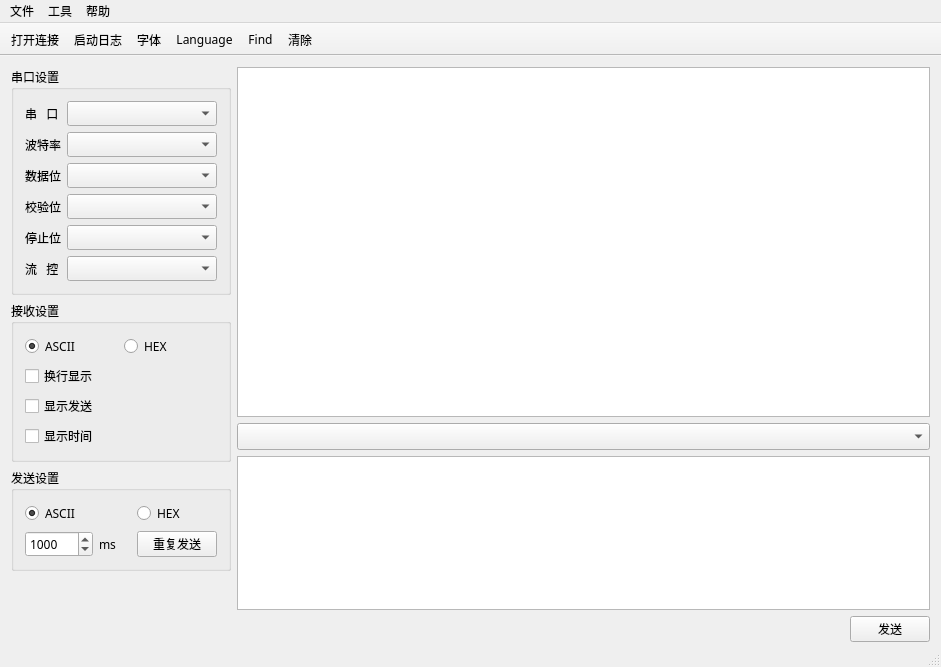
<?xml version="1.0" encoding="UTF-8"?>
<ui version="4.0">
 <class>MainWindow</class>
 <widget class="QMainWindow" name="MainWindow">
  <property name="geometry">
   <rect>
    <x>0</x>
    <y>0</y>
    <width>941</width>
    <height>667</height>
   </rect>
  </property>
  <property name="font">
   <font>
    <family>微软雅黑</family>
    <pointsize>9</pointsize>
   </font>
  </property>
  <property name="windowTitle">
   <string>MainWindow</string>
  </property>
  <widget class="QWidget" name="centralWidget">
   <property name="mouseTracking">
    <bool>false</bool>
   </property>
   <layout class="QHBoxLayout" name="horizontalLayout_2">
    <property name="bottomMargin">
     <number>3</number>
    </property>
    <item>
     <layout class="QVBoxLayout" name="verticalLayout">
      <item>
       <widget class="QGroupBox" name="groupBox">
        <property name="sizePolicy">
         <sizepolicy hsizetype="Preferred" vsizetype="Preferred">
          <horstretch>0</horstretch>
          <verstretch>0</verstretch>
         </sizepolicy>
        </property>
        <property name="minimumSize">
         <size>
          <width>220</width>
          <height>0</height>
         </size>
        </property>
        <property name="maximumSize">
         <size>
          <width>220</width>
          <height>16777215</height>
         </size>
        </property>
        <property name="title">
         <string>串口设置</string>
        </property>
        <layout class="QGridLayout" name="gridLayout">
         <item row="2" column="0">
          <widget class="QLabel" name="label_3">
           <property name="text">
            <string>数据位</string>
           </property>
          </widget>
         </item>
         <item row="3" column="0">
          <widget class="QLabel" name="label_4">
           <property name="text">
            <string>校验位</string>
           </property>
          </widget>
         </item>
         <item row="4" column="0">
          <widget class="QLabel" name="label_5">
           <property name="text">
            <string>停止位</string>
           </property>
          </widget>
         </item>
         <item row="2" column="1">
          <widget class="QComboBox" name="comboBox_databit"/>
         </item>
         <item row="0" column="1">
          <widget class="QComboBox" name="comboBox_port">
           <property name="sizePolicy">
            <sizepolicy hsizetype="Fixed" vsizetype="Preferred">
             <horstretch>0</horstretch>
             <verstretch>0</verstretch>
            </sizepolicy>
           </property>
           <property name="minimumSize">
            <size>
             <width>150</width>
             <height>0</height>
            </size>
           </property>
           <property name="maximumSize">
            <size>
             <width>140</width>
             <height>16777215</height>
            </size>
           </property>
          </widget>
         </item>
         <item row="1" column="1">
          <widget class="QComboBox" name="comboBox_baud"/>
         </item>
         <item row="1" column="0">
          <widget class="QLabel" name="label_2">
           <property name="text">
            <string>波特率</string>
           </property>
          </widget>
         </item>
         <item row="3" column="1">
          <widget class="QComboBox" name="comboBox_checkbit"/>
         </item>
         <item row="0" column="0">
          <widget class="QLabel" name="label">
           <property name="text">
            <string>串   口</string>
           </property>
          </widget>
         </item>
         <item row="4" column="1">
          <widget class="QComboBox" name="comboBox_stopbit"/>
         </item>
         <item row="5" column="0">
          <widget class="QLabel" name="label_6">
           <property name="text">
            <string>流   控</string>
           </property>
          </widget>
         </item>
         <item row="5" column="1">
          <widget class="QComboBox" name="comboBox_flowctl"/>
         </item>
        </layout>
       </widget>
      </item>
      <item>
       <widget class="QGroupBox" name="groupBox_2">
        <property name="sizePolicy">
         <sizepolicy hsizetype="Preferred" vsizetype="Preferred">
          <horstretch>0</horstretch>
          <verstretch>0</verstretch>
         </sizepolicy>
        </property>
        <property name="minimumSize">
         <size>
          <width>220</width>
          <height>0</height>
         </size>
        </property>
        <property name="maximumSize">
         <size>
          <width>220</width>
          <height>16777215</height>
         </size>
        </property>
        <property name="title">
         <string>接收设置</string>
        </property>
        <layout class="QGridLayout" name="gridLayout_2">
         <item row="0" column="0">
          <widget class="QRadioButton" name="radioButton_ascii">
           <property name="text">
            <string>ASCII</string>
           </property>
           <property name="checked">
            <bool>true</bool>
           </property>
          </widget>
         </item>
         <item row="0" column="1">
          <widget class="QRadioButton" name="radioButton_hex">
           <property name="text">
            <string>HEX</string>
           </property>
          </widget>
         </item>
         <item row="1" column="0">
          <widget class="QCheckBox" name="checkBox_newLine">
           <property name="text">
            <string>换行显示</string>
           </property>
          </widget>
         </item>
         <item row="2" column="0">
          <widget class="QCheckBox" name="checkBox_showSend">
           <property name="text">
            <string>显示发送</string>
           </property>
          </widget>
         </item>
         <item row="3" column="0">
          <widget class="QCheckBox" name="checkBox_showTime">
           <property name="text">
            <string>显示时间</string>
           </property>
          </widget>
         </item>
        </layout>
       </widget>
      </item>
      <item>
       <widget class="QGroupBox" name="groupBox_3">
        <property name="minimumSize">
         <size>
          <width>220</width>
          <height>0</height>
         </size>
        </property>
        <property name="maximumSize">
         <size>
          <width>220</width>
          <height>16777215</height>
         </size>
        </property>
        <property name="title">
         <string>发送设置</string>
        </property>
        <layout class="QGridLayout" name="gridLayout_3">
         <item row="0" column="0">
          <widget class="QRadioButton" name="radioButton_ascii_send">
           <property name="text">
            <string>ASCII</string>
           </property>
           <property name="checked">
            <bool>true</bool>
           </property>
          </widget>
         </item>
         <item row="0" column="3">
          <widget class="QRadioButton" name="radioButton_hex_send">
           <property name="text">
            <string>HEX</string>
           </property>
          </widget>
         </item>
         <item row="1" column="3">
          <widget class="QPushButton" name="pushButton_retrans">
           <property name="text">
            <string>重复发送</string>
           </property>
          </widget>
         </item>
         <item row="1" column="0">
          <widget class="QSpinBox" name="spinBox_retrans_int">
           <property name="sizePolicy">
            <sizepolicy hsizetype="Preferred" vsizetype="Preferred">
             <horstretch>0</horstretch>
             <verstretch>0</verstretch>
            </sizepolicy>
           </property>
           <property name="maximum">
            <number>100000000</number>
           </property>
           <property name="value">
            <number>1000</number>
           </property>
          </widget>
         </item>
         <item row="1" column="1">
          <widget class="QLabel" name="label_7">
           <property name="text">
            <string>ms</string>
           </property>
          </widget>
         </item>
        </layout>
       </widget>
      </item>
      <item>
       <spacer name="verticalSpacer">
        <property name="orientation">
         <enum>Qt::Vertical</enum>
        </property>
        <property name="sizeType">
         <enum>QSizePolicy::Expanding</enum>
        </property>
        <property name="sizeHint" stdset="0">
         <size>
          <width>20</width>
          <height>10</height>
         </size>
        </property>
       </spacer>
      </item>
     </layout>
    </item>
    <item>
     <layout class="QVBoxLayout" name="verticalLayout_2">
      <item>
       <widget class="QPlainTextEdit" name="plainTextEdit_recv">
        <property name="minimumSize">
         <size>
          <width>550</width>
          <height>350</height>
         </size>
        </property>
        <property name="font">
         <font>
          <family>Consolas</family>
          <pointsize>12</pointsize>
         </font>
        </property>
        <property name="contextMenuPolicy">
         <enum>Qt::DefaultContextMenu</enum>
        </property>
        <property name="styleSheet">
         <string notr="true">selection-background-color: rgb(0, 170, 255);
selection-color: rgb(255, 255, 255);</string>
        </property>
        <property name="verticalScrollBarPolicy">
         <enum>Qt::ScrollBarAsNeeded</enum>
        </property>
        <property name="sizeAdjustPolicy">
         <enum>QAbstractScrollArea::AdjustIgnored</enum>
        </property>
        <property name="readOnly">
         <bool>true</bool>
        </property>
        <property name="centerOnScroll">
         <bool>false</bool>
        </property>
       </widget>
      </item>
      <item>
       <widget class="QComboBox" name="comboBox_input_history">
        <property name="font">
         <font>
          <family>Consolas</family>
          <pointsize>12</pointsize>
         </font>
        </property>
        <property name="currentText">
         <string/>
        </property>
       </widget>
      </item>
      <item>
       <widget class="QPlainTextEdit" name="plainTextEdit_input">
        <property name="font">
         <font>
          <family>Consolas</family>
          <pointsize>12</pointsize>
         </font>
        </property>
        <property name="styleSheet">
         <string notr="true">selection-background-color: rgb(0, 170, 255);
selection-color: rgb(255, 255, 255);</string>
        </property>
       </widget>
      </item>
      <item alignment="Qt::AlignRight|Qt::AlignVCenter">
       <widget class="QPushButton" name="pushButton_send">
        <property name="sizePolicy">
         <sizepolicy hsizetype="Fixed" vsizetype="Fixed">
          <horstretch>0</horstretch>
          <verstretch>0</verstretch>
         </sizepolicy>
        </property>
        <property name="layoutDirection">
         <enum>Qt::LeftToRight</enum>
        </property>
        <property name="text">
         <string>发送</string>
        </property>
       </widget>
      </item>
     </layout>
    </item>
   </layout>
  </widget>
  <widget class="QMenuBar" name="menuBar">
   <property name="geometry">
    <rect>
     <x>0</x>
     <y>0</y>
     <width>941</width>
     <height>23</height>
    </rect>
   </property>
   <widget class="QMenu" name="menu_file">
    <property name="title">
     <string>文件</string>
    </property>
    <addaction name="action_port"/>
    <addaction name="action_Log"/>
    <addaction name="action_exit"/>
   </widget>
   <widget class="QMenu" name="menu_help">
    <property name="title">
     <string>帮助</string>
    </property>
    <addaction name="action_about"/>
   </widget>
   <widget class="QMenu" name="menu_tool">
    <property name="title">
     <string>工具</string>
    </property>
    <addaction name="actionFind"/>
    <addaction name="actionFind_Next"/>
    <addaction name="actionFind_Previous"/>
   </widget>
   <addaction name="menu_file"/>
   <addaction name="menu_tool"/>
   <addaction name="menu_help"/>
  </widget>
  <widget class="QToolBar" name="mainToolBar">
   <property name="movable">
    <bool>false</bool>
   </property>
   <property name="floatable">
    <bool>true</bool>
   </property>
   <attribute name="toolBarArea">
    <enum>TopToolBarArea</enum>
   </attribute>
   <attribute name="toolBarBreak">
    <bool>false</bool>
   </attribute>
   <addaction name="action_port"/>
   <addaction name="action_Log"/>
   <addaction name="action_font"/>
   <addaction name="action_Language"/>
   <addaction name="actionFind"/>
   <addaction name="action_clear"/>
  </widget>
  <widget class="QStatusBar" name="statusBar"/>
  <action name="action_Log">
   <property name="icon">
    <iconset resource="monkey.qrc">
     <normaloff>:/image/icon/work_log_on.png</normaloff>:/image/icon/work_log_on.png</iconset>
   </property>
   <property name="text">
    <string>启动日志</string>
   </property>
   <property name="toolTip">
    <string>启动日志</string>
   </property>
  </action>
  <action name="action_exit">
   <property name="text">
    <string>退出</string>
   </property>
  </action>
  <action name="action_about">
   <property name="text">
    <string>关于</string>
   </property>
  </action>
  <action name="action_port">
   <property name="icon">
    <iconset resource="monkey.qrc">
     <normaloff>:/image/icon/play.png</normaloff>
     <normalon>:/image/icon/stop.png</normalon>:/image/icon/play.png</iconset>
   </property>
   <property name="text">
    <string>打开连接</string>
   </property>
  </action>
  <action name="action_font">
   <property name="icon">
    <iconset resource="monkey.qrc">
     <normaloff>:/image/icon/font.png</normaloff>:/image/icon/font.png</iconset>
   </property>
   <property name="text">
    <string>字体</string>
   </property>
   <property name="toolTip">
    <string>字体</string>
   </property>
  </action>
  <action name="action_clear">
   <property name="icon">
    <iconset resource="monkey.qrc">
     <normaloff>:/image/icon/clear.png</normaloff>:/image/icon/clear.png</iconset>
   </property>
   <property name="text">
    <string>清除</string>
   </property>
  </action>
  <action name="action_Language">
   <property name="icon">
    <iconset resource="monkey.qrc">
     <normaloff>:/image/icon/language.png</normaloff>:/image/icon/language.png</iconset>
   </property>
   <property name="text">
    <string>Language</string>
   </property>
   <property name="toolTip">
    <string>Language</string>
   </property>
  </action>
  <action name="actionFind">
   <property name="icon">
    <iconset resource="monkey.qrc">
     <normaloff>:/image/icon/find.png</normaloff>:/image/icon/find.png</iconset>
   </property>
   <property name="text">
    <string>Find</string>
   </property>
   <property name="toolTip">
    <string>查找 (CTRL+F)</string>
   </property>
   <property name="shortcut">
    <string>Ctrl+F</string>
   </property>
  </action>
  <action name="actionFind_Next">
   <property name="text">
    <string>Find Next</string>
   </property>
   <property name="shortcut">
    <string>F3</string>
   </property>
  </action>
  <action name="actionFind_Previous">
   <property name="text">
    <string>Find Previous</string>
   </property>
   <property name="shortcut">
    <string>Shift+F3</string>
   </property>
  </action>
 </widget>
 <layoutdefault spacing="6" margin="11"/>
 <resources>
  <include location="monkey.qrc"/>
 </resources>
 <connections/>
</ui>
